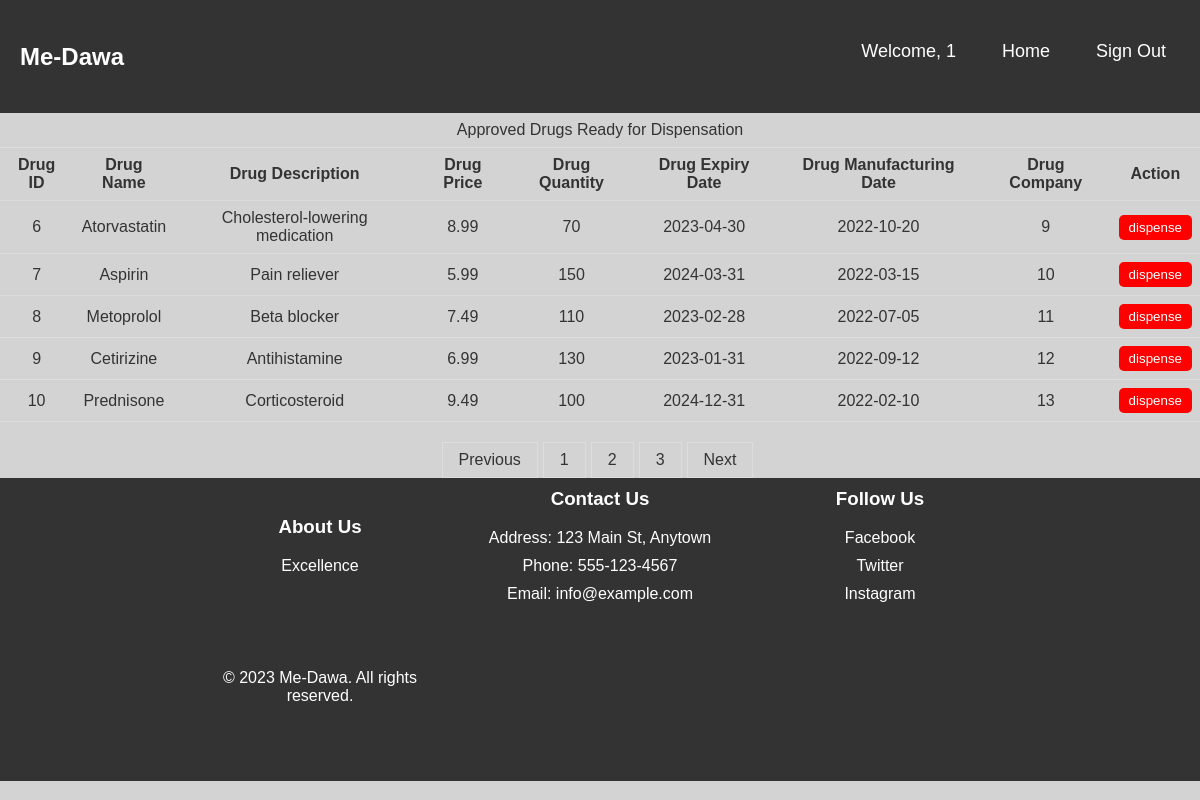
The page /view/pharmacy.php?entity=supervisors&page=2 (signed in) on the database its author committed.
### tables this page shows
CREATE TABLE `drugs` (
  `ID` int(11) NOT NULL,
  `drugName` varchar(255) DEFAULT NULL,
  `drugDescription` varchar(255) DEFAULT NULL,
  `drugPrice` decimal(10,2) DEFAULT NULL,
  `drugQuantity` int(11) DEFAULT NULL,
  `drugExpirationDate` date DEFAULT NULL,
  `drugManufacturingDate` date DEFAULT NULL,
  `drugCompany` int(11) DEFAULT NULL,
  `Approved` tinyint(1) DEFAULT NULL
);

### database/database.php (called while the page is built, shortened)
<?php
class Database{
    private $connection;
    public function __construct() {
        $this->hostName = "localhost";
        $this->username = "root";
        $this->password = "";
        $this->databaseName = "me-dawa";
        try{
            $this->connection = new PDO("mysql:host=$this->hostName;dbname=$this->databaseName", $this->username, $this->password);
        } catch(PDOException $e){
            echo "Connection failed: " . $e->getMessage();
        }
    }
    function getTotalUsersByEntity($entity){
        $stmt = $this->connection->prepare("SELECT COUNT(*) FROM $entity");
        $stmt->execute();
        $result = $stmt->fetchColumn();
        return $result;
    }
    function getApprovedDrugs($start_index, $results_per_page, $entity){
        $stmt = $this->connection->prepare("SELECT * FROM drugs WHERE approved = 1 LIMIT :start_index, :results_per_page");
        $stmt->bindParam(':start_index', $start_index, PDO::PARAM_INT);
        $stmt->bindParam(':results_per_page', $results_per_page, PDO::PARAM_INT);
        $stmt->execute();
        $result = $stmt->fetchAll(PDO::FETCH_ASSOC);
        return $result;
    }
}
?>

### view/pharmacy.php (the view, shortened to what this page needs)
<!DOCTYPE html>
<html lang="en">
<head>
    <link rel="stylesheet" href="../Static/homepage.css">
    <link rel="stylesheet" href="../Static/form.scss">
</head>
<body>
    <div>
        <nav class="navbar">
            <div class="logo">Me-Dawa</div>
            <ul class="nav-links">
                <div class="menu">
                    <li>
                        <?php
                        $username = $_SESSION['username'];
                        echo "Welcome, $username";
                        ?>
                    </li>
                    <li><a href="../view/homepage.php">Home</a></li>
                    <li><a href="../config/signout.php">Sign Out</a></li>
                </div>
            </ul>
        </nav>
    </div>
    <?php
        require_once '../database/database.php';
        $database = new Database();
        $entity = $_SESSION['entity'];
        $results_per_page = 5;
        $current_page = isset($_GET['page']) ? $_GET['page'] : 1;
        $start_index = ($current_page - 1) * $results_per_page;
        $users = $database->getApprovedDrugs($start_index, $results_per_page, $entity);
        echo '
        <table style="width: 100%; border-collapse: collapse;">
        <caption style="padding: 8px; text-align: center; border-bottom: 1px solid #ddd; color: #333;">Approved Drugs Ready for Dispensation</caption>
          <tr>
              <th style="padding: 8px; text-align: center; border-bottom: 1px solid #ddd; color: #333;">Drug ID</th>
              <th style="padding: 8px; text-align: center; border-bottom: 1px solid #ddd; color: #333;">Drug Name</th>
              <th style="padding: 8px; text-align: center; border-bottom: 1px solid #ddd; color: #333;">Drug Description</th>
              <th style="padding: 8px; text-align: center; border-bottom: 1px solid #ddd; color: #333;">Drug Price</th>
              <th style="padding: 8px; text-align: center; border-bottom: 1px solid #ddd; color: #333;">Drug Quantity</th>
              <th style="padding: 8px; text-align: center; border-bottom: 1px solid #ddd; color: #333;">Drug Expiry Date</th>
              <th style="padding: 8px; text-align: center; border-bottom: 1px solid #ddd; color: #333;">Drug Manufacturing Date</th>
              <th style="padding: 8px; text-align: center; border-bottom: 1px solid #ddd; color: #333;">Drug Company</th>
              <th style="padding: 8px; text-align: center; border-bottom: 1px solid #ddd; color: #333;">Action</th>
          </tr>';
          foreach ($users as $user) {
              echo ' <tr>
                        <td style="padding: 8px; text-align: center; border-bottom: 1px solid #ddd; color: #333;">' . $user['ID'] . '</td>
                        <td style="padding: 8px; text-align: center; border-bottom: 1px solid #ddd; color: #333;">' . $user['drugName'] . '</td>
                        <td style="padding: 8px; text-align: center; border-bottom: 1px solid #ddd; color: #333;">' . $user['drugDescription'] . '</td>
                        <td style="padding: 8px; text-align: center; border-bottom: 1px solid #ddd; color: #333;">' . $user['drugPrice'] . '</td>
                        <td style="padding: 8px; text-align: center; border-bottom: 1px solid #ddd; color: #333;">' . $user['drugQuantity'] . '</td>
                        <td style="padding: 8px; text-align: center; border-bottom: 1px solid #ddd; color: #333;">' . $user['drugExpirationDate'] . '</td>
                        <td style="padding: 8px; text-align: center; border-bottom: 1px solid #ddd; color: #333;">' . $user['drugManufacturingDate'] . '</td>
                        <td style="padding: 8px; text-align: center; border-bottom: 1px solid #ddd; color: #333;">' . $user['drugCompany'] . '</td>
                        <td style="padding: 8px; text-align: center; border-bottom: 1px solid #ddd; color: #333;">
                            <form method="POST" action="../config/pharmacy.php">
                              <input type="hidden" name="drugID" value="' . $user['ID'] . '">
                              <input type="submit" name="dispense" value="dispense" style="background-color: red; color: white; border: none; padding: 5px 10px; border-radius: 5px; cursor: pointer;">
                            </form>
                        </td>
                      </tr>';
          }
        echo '</table>';
        $total_results = $database->getTotalUsersByEntity($entity);
        $total_pages = ceil($total_results / $results_per_page);
        echo '<div style="margin-top: 20px;">';
        if ($current_page > 1) {
          echo '<a href="../view/pharmacy.php?entity=' . $entity . '&page=' . ($current_page - 1) . '" style="display: inline-block; padding: 8px 16px; text-decoration: none; color: #333; border: 1px solid #ddd; margin-right: 5px;">Previous</a>';
        }
        for ($i = 1; $i <= $total_pages; $i++) {
          echo '<a href="../view/pharmacy.php?entity=' . $entity . '&page=' . $i . '" style="display: inline-block; padding: 8px 16px; text-decoration: none; color: #333; border: 1px solid #ddd; margin-right: 5px;">' . $i . '</a>';
        }
        if ($current_page < $total_pages) {
          echo '<a href="../view/pharmacy.php?entity=' . $entity . '&page=' . ($current_page + 1) . '" style="display: inline-block; padding: 8px 16px; text-decoration: none; color: #333; border: 1px solid #ddd; margin-right: 5px;">Next</a>';
        }
        echo '</div>';
        ?>
    <footer class="footer">
    <div class="footer-container">
      <div class="row">
        <div class="footer-col">
          <h3>About Us</h3>
          <p>Excellence</p>
        </div>
        <div class="footer-col">
          <h3>Contact Us</h3>
          <ul>
            <li>Address: 123 Main St, Anytown </li>
            <li>Phone: 555-123-4567</li>
            <li>Email: info@example.com</li>
          </ul>
        </div>
        <div class="footer-col">
          <h3>Follow Us</h3>
          <ul>
            <li><a href="#">Facebook</a></li>
            <li><a href="#">Twitter</a></li>
            <li><a href="#">Instagram</a></li>
          </ul>
        </div>
      </div>
      <div class="row">
        <div class="footer-col">
          <p>&copy; 2023 Me-Dawa. All rights reserved.</p>
        </div>
      </div>
    </div>
  </footer>
</body>
</html>

### Static/homepage.css (style rules this page uses)
.navbar { display: flex; align-items: center; justify-content: space-between; padding: 20px; background-color: #333; color: #fff; }
.nav-links a { color: #fff; }
.logo { font-size: 24px; font-weight: 600; }
.menu { display: flex; gap: 1em; font-size: 18px; }
.menu li { padding: 5px 14px; }
body { margin: 0; background: lightgray; text-align: center; font-family: sans-serif; color: #fefefe; }
.row { display: flex; flex-wrap: wrap; justify-content: center; align-items: center; margin-bottom: 50px; }
h2, p { margin-top: 0; }
.footer { background-color: #333; color: #fff; padding: 10px 0; display: flex; flex: 1; flex-shrink: 0; }
.footer-container { max-width: 800px; margin: 0 auto; width: 100%; }
.row { display: flex; flex-wrap: wrap; justify-content: space-between; }
.footer-col { flex-basis: 30%; }
h3 { margin-top: 0; }
ul { list-style: none; padding: 0; }
ul li { margin-bottom: 10px; }
a { color: #fff; text-decoration: none; }

### rows shown on the page
drugs: ID "6", drugName "Atorvastatin", drugDescription "Cholesterol-lowering medication", drugPrice "8.99", drugQuantity "70", drugExpirationDate "2023-04-30", drugManufacturingDate "2022-10-20", drugCompany "9"
drugs: ID "7", drugName "Aspirin", drugDescription "Pain reliever", drugPrice "5.99", drugQuantity "150", drugExpirationDate "2024-03-31", drugManufacturingDate "2022-03-15", drugCompany "10"
drugs: ID "8", drugName "Metoprolol", drugDescription "Beta blocker", drugPrice "7.49", drugQuantity "110", drugExpirationDate "2023-02-28", drugManufacturingDate "2022-07-05", drugCompany "11"
drugs: ID "9", drugName "Cetirizine", drugDescription "Antihistamine", drugPrice "6.99", drugQuantity "130", drugExpirationDate "2023-01-31", drugManufacturingDate "2022-09-12", drugCompany "12"
drugs: ID "10", drugName "Prednisone", drugDescription "Corticosteroid", drugPrice "9.49", drugQuantity "100", drugExpirationDate "2024-12-31", drugManufacturingDate "2022-02-10", drugCompany "13"

### other values the page prints
$username "1"
